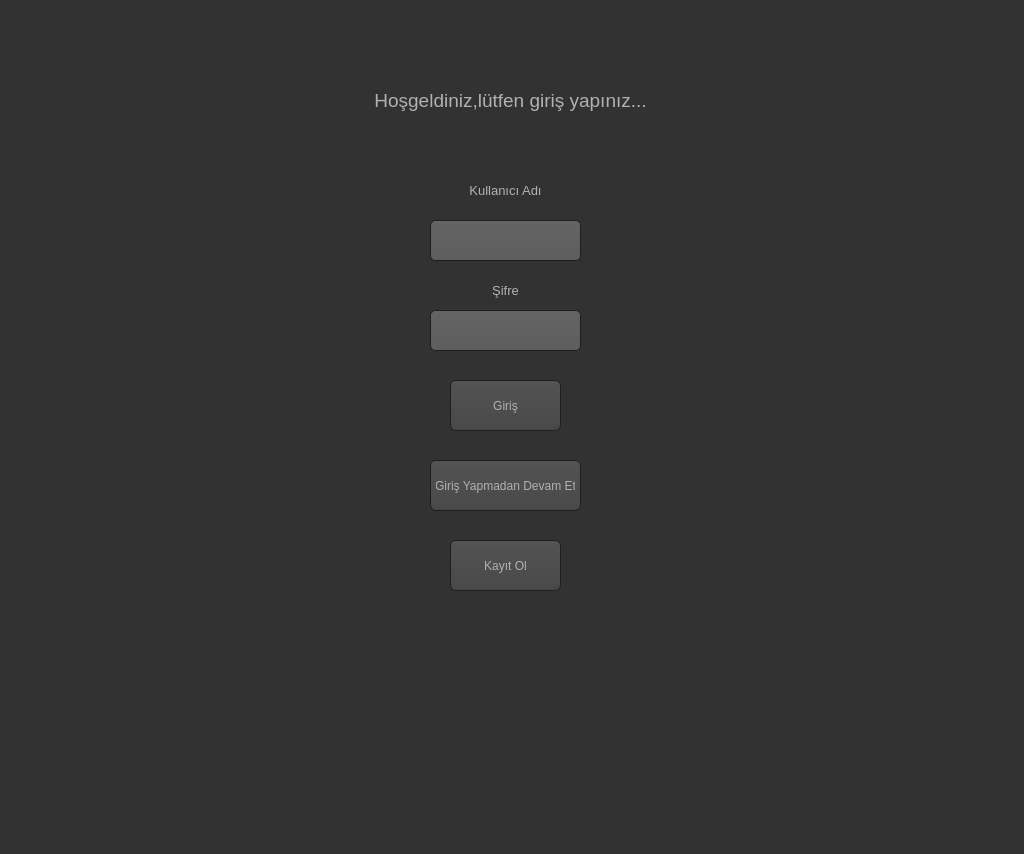
<?xml version="1.0" encoding="UTF-8"?>
<ui version="4.0">
 <class>LoginPage</class>
 <widget class="QMainWindow" name="LoginPage">
  <property name="geometry">
   <rect>
    <x>0</x>
    <y>0</y>
    <width>1024</width>
    <height>854</height>
   </rect>
  </property>
  <property name="windowTitle">
   <string>MainWindow</string>
  </property>
  <property name="toolTip">
   <string>&lt;html&gt;&lt;head/&gt;&lt;body&gt;&lt;p&gt;&lt;span style=&quot; font-size:12pt;&quot;&gt;Hoşgeldiniz&lt;/span&gt;&lt;/p&gt;&lt;/body&gt;&lt;/html&gt;</string>
  </property>
  <property name="styleSheet">
   <string notr="true">QToolTip
{
     border: 1px solid black;
     background-color: #D1DBCB;
     padding: 1px;
     border-radius: 3px;
     opacity: 100;
}

QWidget
{
    color: #b1b1b1;
    background-color: #323232;
}

QWidget:item:hover
{
    background-color: QLinearGradient( x1: 0, y1: 0, x2: 0, y2: 1, stop: 0 #D1DBCB, stop: 1 #b2b6af);
    color: #000000;
}

QWidget:item:selected
{
    background-color: QLinearGradient( x1: 0, y1: 0, x2: 0, y2: 1, stop: 0 #D1DBCB, stop: 1 #b2b6af);
}

QMenuBar::item
{
    background: transparent;
}

QMenuBar::item:selected
{
    background: transparent;
    border: 1px solid #fdf6e3;
}

QMenuBar::item:pressed
{
    background: #444;
    border: 1px solid #000;
    background-color: QLinearGradient(
        x1:0, y1:0,
        x2:0, y2:1,
        stop:1 #212121,
        stop:0.4 #343434/*,
        stop:0.2 #343434,
        stop:0.1 #fdf6e3*/
    );
    margin-bottom:-1px;
    padding-bottom:1px;
}

QMenu
{
    border: 1px solid #000;
}

QMenu::item
{
    padding: 2px 20px 2px 20px;
}

QMenu::item:selected
{
    color: #000000;
}

QWidget:disabled
{
    color: #404040;
    background-color: #323232;
}

QAbstractItemView
{
    background-color: QLinearGradient( x1: 0, y1: 0, x2: 0, y2: 1, stop: 0 #4d4d4d, stop: 0.1 #646464, stop: 1 #5d5d5d);
}

QWidget:focus
{
    /*border: 2px solid QLinearGradient( x1: 0, y1: 0, x2: 0, y2: 1, stop: 0
     #D1DBCB, stop: 1 #b2b6af);*/
}

QLineEdit
{
    background-color: QLinearGradient( x1: 0, y1: 0, x2: 0, y2: 1, stop: 0 #4d4d4d, stop: 0 #646464, stop: 1 #5d5d5d);
    padding: 1px;
    border-style: solid;
    border: 1px solid #1e1e1e;
    border-radius: 5;
}

QPushButton
{
    color: #b1b1b1;
    background-color: QLinearGradient( x1: 0, y1: 0, x2: 0, y2: 1, stop: 0 #565656, stop: 0.1 #525252, stop: 0.5 #4e4e4e, stop: 0.9 #4a4a4a, stop: 1 #464646);
    border-width: 1px;
    border-color: #1e1e1e;
    border-style: solid;
    border-radius: 6;
    padding: 3px;
    font-size: 12px;
    padding-left: 5px;
    padding-right: 5px;
}

QPushButton:pressed
{
    background-color: QLinearGradient( x1: 0, y1: 0, x2: 0, y2: 1, stop: 0 #2d2d2d, stop: 0.1 #2b2b2b, stop: 0.5 #292929, stop: 0.9 #282828, stop: 1 #252525);
}

QComboBox
{
    selection-background-color: #fdf6e3;
    background-color: QLinearGradient( x1: 0, y1: 0, x2: 0, y2: 1, stop: 0 #565656, stop: 0.1 #525252, stop: 0.5 #4e4e4e, stop: 0.9 #4a4a4a, stop: 1 #464646);
    border-style: solid;
    border: 1px solid #1e1e1e;
    border-radius: 5;
}

QComboBox:hover,QPushButton:hover
{
    border: 2px solid QLinearGradient( x1: 0, y1: 0, x2: 0, y2: 1, stop: 0
    #D1DBCB, stop: 1 #b2b6af);
}


QComboBox:on
{
    padding-top: 3px;
    padding-left: 4px;
    background-color: QLinearGradient( x1: 0, y1: 0, x2: 0, y2: 1, stop: 0 #2d2d2d, stop: 0.1 #2b2b2b, stop: 0.5 #292929, stop: 0.9 #282828, stop: 1 #252525);
    selection-background-color: #fdf6e3;
}

QComboBox QAbstractItemView
{
    border: 2px solid darkgray;
    selection-background-color: QLinearGradient( x1: 0, y1: 0, x2: 0, y2: 1,
     stop: 0 #D1DBCB, stop: 1 #b2b6af);
}

QComboBox::drop-down
{
     subcontrol-origin: padding;
     subcontrol-position: top right;
     width: 15px;

     border-left-width: 0px;
     border-left-color: darkgray;
     border-left-style: solid; /* just a single line */
     border-top-right-radius: 3px; /* same radius as the QComboBox */
     border-bottom-right-radius: 3px;
 }

QComboBox::down-arrow
{
     image: url(:/down_arrow.png);
}

QGroupBox:focus
{
border: 2px solid QLinearGradient( x1: 0, y1: 0, x2: 0, y2: 1, stop: 0
#D1DBCB, stop: 1 #b2b6af);
}

QTextEdit:focus
{
    border: 2px solid QLinearGradient( x1: 0, y1: 0, x2: 0, y2: 1, stop: 0
    #D1DBCB, stop: 1 #b2b6af);
}

QScrollArea:focus {
border: 1px solid black;
}

QScrollBar:horizontal {
     border: 1px solid #222222;
     background: QLinearGradient( x1: 0, y1: 0, x2: 0, y2: 1, stop: 0.0 #121212, stop: 0.2 #282828, stop: 1 #484848);
     height: 7px;
     margin: 0px 16px 0 16px;
}

QScrollBar::handle:horizontal
{
      background: QLinearGradient( x1: 0, y1: 0, x2: 1, y2: 0, stop: 0
      #D1DBCB, stop: 0.5 #b2b6af, stop: 1 #D1DBCB);
      min-height: 20px;
      border-radius: 2px;
}

QScrollBar::add-line:horizontal {
      border: 1px solid #1b1b19;
      border-radius: 2px;
      background: QLinearGradient( x1: 0, y1: 0, x2: 1, y2: 0, stop: 0
      #D1DBCB, stop: 1 #b2b6af);
      width: 14px;
      subcontrol-position: right;
      subcontrol-origin: margin;
}

QScrollBar::sub-line:horizontal {
      border: 1px solid #1b1b19;
      border-radius: 2px;
      background: QLinearGradient( x1: 0, y1: 0, x2: 1, y2: 0, stop: 0
      #D1DBCB, stop: 1 #b2b6af);
      width: 14px;
     subcontrol-position: left;
     subcontrol-origin: margin;
}

QScrollBar::right-arrow:horizontal, QScrollBar::left-arrow:horizontal
{
      border: 1px solid black;
      width: 1px;
      height: 1px;
      background: white;
}

QScrollBar::add-page:horizontal, QScrollBar::sub-page:horizontal
{
      background: none;
}

QScrollBar:vertical
{
      background: QLinearGradient( x1: 0, y1: 0, x2: 1, y2: 0, stop: 0.0 #121212, stop: 0.2 #282828, stop: 1 #484848);
      width: 7px;
      margin: 16px 0 16px 0;
      border: 1px solid #222222;
}

QScrollBar::handle:vertical
{
      background: QLinearGradient( x1: 0, y1: 0, x2: 0, y2: 1, stop: 0
      #D1DBCB, stop: 0.5 #b2b6af, stop: 1 #D1DBCB);
      min-height: 20px;
      border-radius: 2px;
}

QScrollBar::add-line:vertical
{
      border: 1px solid #1b1b19;
      border-radius: 2px;
      background: QLinearGradient( x1: 0, y1: 0, x2: 0, y2: 1, stop: 0
      #D1DBCB, stop: 1 #b2b6af);
      height: 14px;
      subcontrol-position: bottom;
      subcontrol-origin: margin;
}

QScrollBar::sub-line:vertical
{
      border: 1px solid #1b1b19;
      border-radius: 2px;
      background: QLinearGradient( x1: 0, y1: 0, x2: 0, y2: 1, stop: 0 #b2b6af,
      stop: 1 #D1DBCB);
      height: 14px;
      subcontrol-position: top;
      subcontrol-origin: margin;
}

QScrollBar::up-arrow:vertical, QScrollBar::down-arrow:vertical
{
      border: 1px solid black;
      width: 1px;
      height: 1px;
      background: white;
}


QScrollBar::add-page:vertical, QScrollBar::sub-page:vertical
{
      background: none;
}

QTextEdit
{
    background-color: #242424;
}

QPlainTextEdit
{
    background-color: #242424;
}

QHeaderView::section
{
    background-color: QLinearGradient(x1:0, y1:0, x2:0, y2:1, stop:0 #616161, stop: 0.5 #505050, stop: 0.6 #434343, stop:1 #656565);
    color: white;
    padding-left: 4px;
    border: 1px solid #6c6c6c;
}

QCheckBox:disabled
{
color: #414141;
}

QDockWidget::title
{
    text-align: center;
    spacing: 3px; /* spacing between items in the tool bar */
    background-color: QLinearGradient(x1:0, y1:0, x2:0, y2:1, stop:0 #323232, stop: 0.5 #242424, stop:1 #323232);
}

QDockWidget::close-button, QDockWidget::float-button
{
    text-align: center;
    spacing: 1px; /* spacing between items in the tool bar */
    background-color: QLinearGradient(x1:0, y1:0, x2:0, y2:1, stop:0 #323232, stop: 0.5 #242424, stop:1 #323232);
}

QDockWidget::close-button:hover, QDockWidget::float-button:hover
{
    background: #242424;
}

QDockWidget::close-button:pressed, QDockWidget::float-button:pressed
{
    padding: 1px -1px -1px 1px;
}

QMainWindow::separator
{
    background-color: QLinearGradient(x1:0, y1:0, x2:0, y2:1, stop:0 #161616, stop: 0.5 #151515, stop: 0.6 #212121, stop:1 #343434);
    color: white;
    padding-left: 4px;
    border: 1px solid #4c4c4c;
    spacing: 3px; /* spacing between items in the tool bar */
}

QMainWindow::separator:hover
{

    background-color: QLinearGradient(x1:0, y1:0, x2:0, y2:1, stop:0 #b2b6af,
    stop:0.5 #b56c17 stop:1 #D1DBCB);
    color: white;
    padding-left: 4px;
    border: 1px solid #6c6c6c;
    spacing: 3px; /* spacing between items in the tool bar */
}

QToolBar {
    border: 1px transparent #323232;
    background: 1px solid #323232;
}

QToolBar::handle
{
     spacing: 3px; /* spacing between items in the tool bar */
     background: url(:/images/handle.png);
}

QMenu::separator
{
    height: 2px;
    background-color: QLinearGradient(x1:0, y1:0, x2:0, y2:1, stop:0 #161616, stop: 0.5 #151515, stop: 0.6 #212121, stop:1 #343434);
    color: white;
    padding-left: 4px;
    margin-left: 10px;
    margin-right: 5px;
}

QProgressBar
{
    border: 2px solid grey;
    border-radius: 5px;
    text-align: center;
}

QProgressBar::chunk
{
    background-color: #b2b6af;
    width: 2.15px;
    margin: 0.5px;
}

QTabBar::tab {
    color: #b1b1b1;
    border: 1px solid #444;
    border-bottom-style: none;
    background-color: #323232;
    padding-left: 10px;
    padding-right: 10px;
    padding-top: 3px;
    padding-bottom: 2px;
    margin-right: -1px;
}

QTabWidget::pane {
    border: 1px solid #444;
    top: 1px;
}

QTabBar::tab:last
{
    margin-right: 0; /* the last selected tab has nothing to overlap with on the right */
    border-top-right-radius: 3px;
}

QTabBar::tab:first:!selected
{
 margin-left: 0px; /* the last selected tab has nothing to overlap with on the right */


    border-top-left-radius: 3px;
}

QTabBar::tab:!selected
{
    color: #b1b1b1;
    border-bottom-style: solid;
    margin-top: 3px;
    background-color: QLinearGradient(x1:0, y1:0, x2:0, y2:1, stop:1 #212121, stop:.4 #343434);
}

QTabBar::tab:selected
{
    border-top-left-radius: 3px;
    border-top-right-radius: 3px;
    margin-bottom: 0px;
}

QTabBar::tab:!selected:hover
{
    /*border-top: 2px solid #fdf6e3;
    padding-bottom: 3px;*/
    border-top-left-radius: 3px;
    border-top-right-radius: 3px;
    background-color: QLinearGradient(x1:0, y1:0, x2:0, y2:1, stop:1 #212121, stop:0.4 #343434, stop:0.2 #343434, stop:0.1 #fdf6e3);
}

QRadioButton::indicator:checked, QRadioButton::indicator:unchecked{
    color: #b1b1b1;
    background-color: #323232;
    border: 1px solid #b1b1b1;
    border-radius: 6px;
}

QRadioButton::indicator:checked
{
    background-color: qradialgradient(
        cx: 0.5, cy: 0.5,
        fx: 0.5, fy: 0.5,
        radius: 1.0,
        stop: 0.25 #fdf6e3,
        stop: 0.3 #323232
    );
}

QCheckBox::indicator{
    color: #b1b1b1;
    background-color: #323232;
    border: 1px solid #b1b1b1;
    width: 9px;
    height: 9px;
}

QRadioButton::indicator
{
    border-radius: 6px;
}

QRadioButton::indicator:hover, QCheckBox::indicator:hover
{
    border: 1px solid #fdf6e3;
}

QCheckBox::indicator:checked
{
    image:url(:/images/checkbox.png);
}

QCheckBox::indicator:disabled, QRadioButton::indicator:disabled
{
    border: 1px solid #444;
}</string>
  </property>
  <widget class="QWidget" name="centralwidget">
   <widget class="QLineEdit" name="entry_kullanicadi">
    <property name="geometry">
     <rect>
      <x>430</x>
      <y>220</y>
      <width>151</width>
      <height>41</height>
     </rect>
    </property>
   </widget>
   <widget class="QLabel" name="label_giris">
    <property name="geometry">
     <rect>
      <x>340</x>
      <y>80</y>
      <width>341</width>
      <height>41</height>
     </rect>
    </property>
    <property name="text">
     <string>&lt;html&gt;&lt;head/&gt;&lt;body&gt;&lt;p align=&quot;center&quot;&gt;&lt;span style=&quot; font-size:14pt;&quot;&gt;Hoşgeldiniz,lütfen giriş yapınız...&lt;/span&gt;&lt;/p&gt;&lt;/body&gt;&lt;/html&gt;</string>
    </property>
   </widget>
   <widget class="QLineEdit" name="entry_sifre">
    <property name="geometry">
     <rect>
      <x>430</x>
      <y>310</y>
      <width>151</width>
      <height>41</height>
     </rect>
    </property>
   </widget>
   <widget class="QLabel" name="label_kullaniciadi">
    <property name="geometry">
     <rect>
      <x>430</x>
      <y>180</y>
      <width>151</width>
      <height>21</height>
     </rect>
    </property>
    <property name="text">
     <string>&lt;html&gt;&lt;head/&gt;&lt;body&gt;&lt;p align=&quot;center&quot;&gt;&lt;span style=&quot; font-size:10pt;&quot;&gt;Kullanıcı Adı&lt;/span&gt;&lt;/p&gt;&lt;/body&gt;&lt;/html&gt;</string>
    </property>
   </widget>
   <widget class="QLabel" name="label_sifre">
    <property name="geometry">
     <rect>
      <x>430</x>
      <y>280</y>
      <width>151</width>
      <height>21</height>
     </rect>
    </property>
    <property name="text">
     <string>&lt;html&gt;&lt;head/&gt;&lt;body&gt;&lt;p align=&quot;center&quot;&gt;&lt;span style=&quot; font-size:10pt;&quot;&gt;Şifre&lt;/span&gt;&lt;/p&gt;&lt;/body&gt;&lt;/html&gt;</string>
    </property>
   </widget>
   <widget class="QPushButton" name="btngiris">
    <property name="geometry">
     <rect>
      <x>450</x>
      <y>380</y>
      <width>111</width>
      <height>51</height>
     </rect>
    </property>
    <property name="text">
     <string>Giriş</string>
    </property>
   </widget>
   <widget class="QPushButton" name="btnkayt">
    <property name="geometry">
     <rect>
      <x>450</x>
      <y>540</y>
      <width>111</width>
      <height>51</height>
     </rect>
    </property>
    <property name="text">
     <string>Kayıt Ol</string>
    </property>
   </widget>
   <widget class="QPushButton" name="btngirisyapma">
    <property name="geometry">
     <rect>
      <x>430</x>
      <y>460</y>
      <width>151</width>
      <height>51</height>
     </rect>
    </property>
    <property name="text">
     <string>Giriş Yapmadan Devam Et</string>
    </property>
   </widget>
   <zorder>label_giris</zorder>
   <zorder>entry_sifre</zorder>
   <zorder>label_kullaniciadi</zorder>
   <zorder>label_sifre</zorder>
   <zorder>btngiris</zorder>
   <zorder>btnkayt</zorder>
   <zorder>btngirisyapma</zorder>
   <zorder>entry_kullanicadi</zorder>
  </widget>
  <widget class="QMenuBar" name="menubar">
   <property name="geometry">
    <rect>
     <x>0</x>
     <y>0</y>
     <width>1024</width>
     <height>26</height>
    </rect>
   </property>
  </widget>
  <widget class="QStatusBar" name="statusbar"/>
 </widget>
 <resources/>
 <connections/>
</ui>
